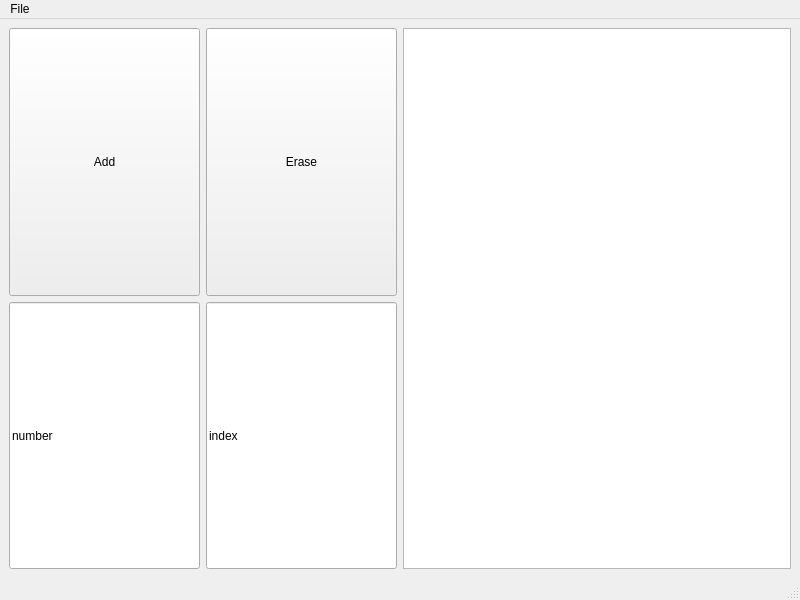
<?xml version="1.0" encoding="UTF-8"?>
<ui version="4.0">
 <class>MainWindow</class>
 <widget class="QMainWindow" name="MainWindow">
  <property name="geometry">
   <rect>
    <x>0</x>
    <y>0</y>
    <width>800</width>
    <height>600</height>
   </rect>
  </property>
  <property name="windowTitle">
   <string>MainWindow</string>
  </property>
  <widget class="QWidget" name="centralwidget">
   <layout class="QGridLayout" name="gridLayout">
    <item row="0" column="0">
     <layout class="QHBoxLayout" name="text_grid_layout"/>
    </item>
    <item row="1" column="0">
     <layout class="QHBoxLayout" name="horizontalLayout"/>
    </item>
    <item row="2" column="0">
     <layout class="QHBoxLayout" name="tools_layout">
      <item>
       <layout class="QHBoxLayout" name="horizontalLayout_2">
        <item>
         <layout class="QVBoxLayout" name="verticalLayout">
          <item>
           <widget class="QPushButton" name="addButton">
            <property name="sizePolicy">
             <sizepolicy hsizetype="Expanding" vsizetype="Expanding">
              <horstretch>0</horstretch>
              <verstretch>0</verstretch>
             </sizepolicy>
            </property>
            <property name="text">
             <string>Add</string>
            </property>
           </widget>
          </item>
          <item>
           <widget class="QLineEdit" name="addLineEdit">
            <property name="sizePolicy">
             <sizepolicy hsizetype="Expanding" vsizetype="Expanding">
              <horstretch>0</horstretch>
              <verstretch>0</verstretch>
             </sizepolicy>
            </property>
            <property name="text">
             <string>number</string>
            </property>
           </widget>
          </item>
         </layout>
        </item>
        <item>
         <layout class="QVBoxLayout" name="verticalLayout_2">
          <item>
           <widget class="QPushButton" name="eraseButton">
            <property name="sizePolicy">
             <sizepolicy hsizetype="Expanding" vsizetype="Expanding">
              <horstretch>0</horstretch>
              <verstretch>0</verstretch>
             </sizepolicy>
            </property>
            <property name="text">
             <string>Erase</string>
            </property>
           </widget>
          </item>
          <item>
           <widget class="QLineEdit" name="eraseLineEdit">
            <property name="sizePolicy">
             <sizepolicy hsizetype="Expanding" vsizetype="Expanding">
              <horstretch>0</horstretch>
              <verstretch>0</verstretch>
             </sizepolicy>
            </property>
            <property name="text">
             <string>index</string>
            </property>
           </widget>
          </item>
         </layout>
        </item>
       </layout>
      </item>
      <item>
       <widget class="QTextEdit" name="output_textEdit"/>
      </item>
     </layout>
    </item>
   </layout>
  </widget>
  <widget class="QMenuBar" name="menubar">
   <property name="geometry">
    <rect>
     <x>0</x>
     <y>0</y>
     <width>800</width>
     <height>26</height>
    </rect>
   </property>
   <widget class="QMenu" name="menu">
    <property name="title">
     <string>File</string>
    </property>
    <addaction name="openAction"/>
    <addaction name="saveHowAction"/>
   </widget>
   <addaction name="menu"/>
  </widget>
  <widget class="QStatusBar" name="statusbar"/>
  <action name="openAction">
   <property name="text">
    <string>Open</string>
   </property>
  </action>
  <action name="saveHowAction">
   <property name="text">
    <string>Save How</string>
   </property>
  </action>
 </widget>
 <resources/>
 <connections/>
</ui>
